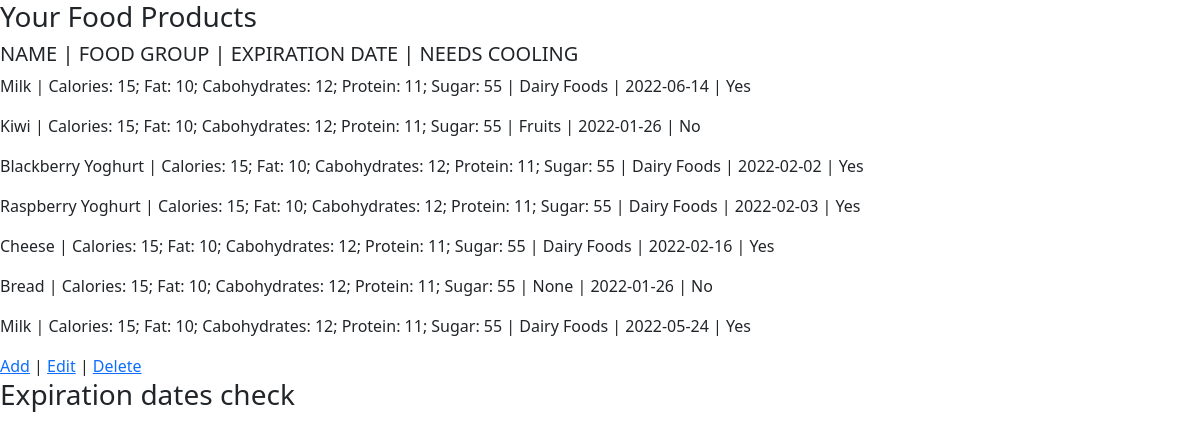
The page / on the database its author committed.
### base/models.py (models this page shows, shortened)
class FoodProduct(models.Model):
    id = models.UUIDField(default=uuid.uuid4, unique=True, primary_key=True, editable=False)
    name = models.CharField(max_length=200)
    owner = models.ForeignKey(User, on_delete=models.CASCADE)
    group = models.ForeignKey(FoodGroup, on_delete=models.SET_NULL, null=True, blank=True)
    needs_cooling = models.BooleanField()
    expiration_date = models.DateField()
    created = models.DateTimeField(auto_now_add=True)

class FoodGroup(models.Model):
    id = models.UUIDField(default=uuid.uuid4, unique=True, primary_key=True, editable=False)
    name = models.CharField(max_length=200)
    description = models.TextField(null=True, blank=True)
    def __str__(self):
        return self.name

### base/views.py (the view)
# urls.py: path('', views.food_analysis_dashboard, name="food-analysis-dashboard"),
def food_analysis_dashboard(request):
    food = FoodProduct.objects.all()
    context = {"food": food}
    return render(request, 'base/food_analysis.html', context)

### base/templates/base/food_analysis.html
{% extends 'main.html' %}
{% block content %}
<div class="content">
    <h3>Your Food Products</h3>
    <h5>   NAME    |    FOOD GROUP    |    EXPIRATION DATE     |    NEEDS COOLING </h5>
    {% for f in food %}
        {% if f.needs_cooling == True %}
            <p>{{f.name}} | Calories: 15; Fat: 10; Cabohydrates: 12; Protein: 11; Sugar: 55 | {{f.group}} | {{f.expiration_date|date:"Y-m-d"}} | Yes</p>
        {% else %}
            <p>{{f.name}} | Calories: 15; Fat: 10; Cabohydrates: 12; Protein: 11; Sugar: 55 | {{f.group}} | {{f.expiration_date|date:"Y-m-d"}} | No</p>
        {% endif %}
    {% endfor %}
    <a href="#">Add</a> | <a href="#">Edit</a> | <a href="#">Delete</a>
    <h3>Expiration dates check</h3>
</div>
{% endblock %}

### rows shown on the page
FoodProduct: name "Milk", group "Dairy Foods", expiration_date "2022-06-14"
FoodProduct: name "Kiwi", group "Fruits", expiration_date "2022-01-26"
FoodProduct: name "Blackberry Yoghurt", group "Dairy Foods", expiration_date "2022-02-02"
FoodProduct: name "Raspberry Yoghurt", group "Dairy Foods", expiration_date "2022-02-03"
FoodProduct: name "Cheese", group "Dairy Foods", expiration_date "2022-02-16"
FoodProduct: name "Bread", group "None", expiration_date "2022-01-26"
FoodProduct: name "Milk", group "Dairy Foods", expiration_date "2022-05-24"
